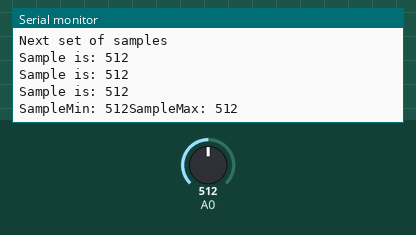
A sketch run on a simulated Arduino Uno, built with avr-gcc and run on an emulated ATmega328P. On the bench: the last lines printed to the serial monitor. The test bench sets the inputs (shaded band); at power-on: A0 = 512.

Above: at 2.7 s.
2.8 s: A0 set to 985
At 2.85 s:
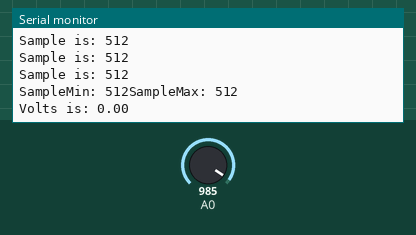
5.8 s: A0 set to 1015
At 6.0 s:
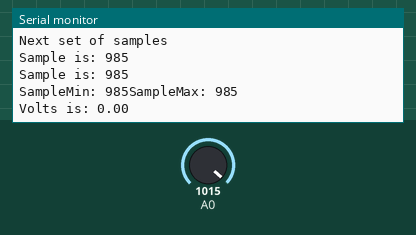
Timing chart, 0 to 8.8 s (numbered marks = the images above; inputs shaded):
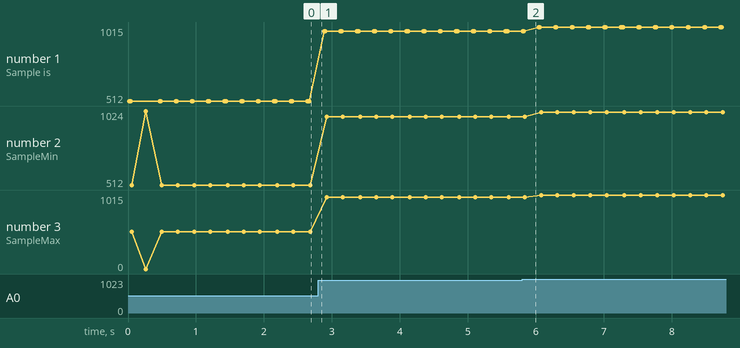

The sketch:

Test_microphone_1.ino
```cpp
// Works!

const int sampleWindow  = 1; // Sample window width in mS (1 mS = 1000 Hz)
unsigned int sample;

void setup() {
  Serial.begin (9600);
}

void loop() {
  unsigned long startMillis = millis (); // Start of sample window
  unsigned int peakToPeak = 0;  // peak-to-peak level

  unsigned int signalMax = 0;
  unsigned int signalMin = 1024;

  // collect data for 50 mS
  Serial.println ("Next set of samples");

  while (millis () - startMillis < sampleWindow) {
    sample = analogRead (0);

    if (sample < 1024) {

      if (sample > signalMax) {
        signalMax = sample; // save just the max level
      }
      if (sample < signalMin)
      {
        signalMin = sample; // save just the min level
      }
    }
    Serial.print ("Sample is: ");
    Serial.println (sample);
  }
  peakToPeak = signalMax - signalMin; // max - min = peak-peak amplitude
  double volts = (peakToPeak * 5.0) / 1024; //  convert to volts

  Serial.print ("SampleMin: ");
  Serial.print (signalMin);
  Serial.print ("SampleMax: ");
  Serial.println (signalMax);
  Serial.print ("Volts is: ");
  Serial.println (volts);
  Serial.println ();
  delay (200);
}
```

Measured:
- plotted number 1: 512 → 985 after the input at 2.8 s, 985 → 1015 after the input at 5.8 s
- plotted number 2: 512 → 985 after the input at 2.8 s, 985 → 1015 after the input at 5.8 s
- plotted number 3: 512 → 985 after the input at 2.8 s, 985 → 1015 after the input at 5.8 s
